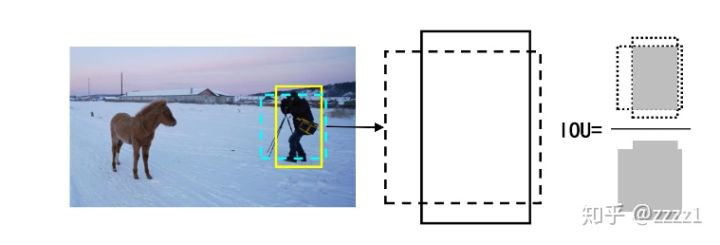
#> input picture Learning_the_COCO-master/images_/IoU.jpg, 720 x 245 px, given as the content of the folder Learning_the_COCO-master/images_/train2014, which was not available
$ python coco_chaos.py --input_dir Learning_the_COCO-master/images_ --output_dir out
#> lines starting #> are read from the running program, lines starting #| are printed output that depends on the picture; after the words box and inside, x2 and y2 are one past the last pixel; in counts of white or black regions, pixels touching at a corner belong together; pictures that were not available may be replaced by others from this repository, and a replacement may not be noted
import os
import cv2
import numpy as np
from PIL import Image
import random
import json
from pathlib import Path
import argparse


class MSCOCOImageProcessor:
    def __init__(self, base_dir, output_dir):
        """
        初始化图像处理器

        Args:
            base_dir: MSCOCO数据集根目录
            output_dir: 输出目录
        """
        self.base_dir = Path(base_dir)
        self.output_dir = Path(output_dir)

        # 创建输出目录结构
        for split in ['train2014', 'val2014', 'test2014']:
            (self.output_dir / split).mkdir(parents=True, exist_ok=True)
            (self.output_dir /
             f'{split}_occluded').mkdir(parents=True, exist_ok=True)
            (self.output_dir /
             f'{split}_noisy').mkdir(parents=True, exist_ok=True)
            (self.output_dir /
             f'{split}_rotated').mkdir(parents=True, exist_ok=True)

    def apply_occlusion(self, image, occlusion_ratio=0.2):
        """
        应用遮挡扰动（20%方块）

        Args:
            image: 输入图像
            occlusion_ratio: 遮挡比例

        Returns:
            遮挡后的图像
        """
        h, w = image.shape[:2]

        # 计算遮挡方块大小
        block_size = int(min(h, w) * occlusion_ratio)

        # 随机选择遮挡位置
        x = random.randint(0, w - block_size)
        y = random.randint(0, h - block_size)

        # 应用遮挡（用黑色方块遮挡）
        result = image.copy()
        result[y:y+block_size, x:x+block_size] = 0

        return result

    def apply_gaussian_noise(self, image, sigma=0.1):
        """
        应用高斯噪声

        Args:
            image: 输入图像
            sigma: 噪声标准差

        Returns:
            加噪后的图像
        """
        # 将图像转换为浮点型并归一化到[0,1]
        if image.dtype == np.uint8:
            image_float = image.astype(np.float32) / 255.0
        else:
            image_float = image.astype(np.float32)

        # 生成高斯噪声
        noise = np.random.normal(0, sigma, image_float.shape)

        # 添加噪声并限制在[0,1]范围内
        noisy_image = image_float + noise
        noisy_image = np.clip(noisy_image, 0, 1)

        # 转换回原始数据类型
        if image.dtype == np.uint8:
            return (noisy_image * 255).astype(np.uint8)
        else:
            return noisy_image.astype(image.dtype)

    def apply_rotation(self, image, max_angle=10):
        """
        应用旋转扰动（±10度）

        Args:
            image: 输入图像
            max_angle: 最大旋转角度

        Returns:
            旋转后的图像
        """
        h, w = image.shape[:2]
        center = (w // 2, h // 2)

        # 随机选择旋转角度
        angle = random.uniform(-max_angle, max_angle)

        # 创建旋转矩阵
        rotation_matrix = cv2.getRotationMatrix2D(center, angle, 1.0)

        # 应用旋转
        rotated_image = cv2.warpAffine(image, rotation_matrix, (w, h),
                                       borderMode=cv2.BORDER_REFLECT_101)

        return rotated_image

    def process_image(self, image_path, output_split_dir):
        """
        处理单张图像，生成三种扰动版本

        Args:
            image_path: 输入图像路径
            output_split_dir: 输出分割目录
        """
        try:
            # 读取图像
            image = cv2.imread(str(image_path))
            if image is None:
                print(f"无法读取图像: {image_path}")
                return

            # 获取文件名
            filename = image_path.name

            # 1. 应用遮挡
            occluded_image = self.apply_occlusion(image)
            cv2.imwrite(str(output_split_dir / 'occluded' /
                        filename), occluded_image)

            # 2. 应用高斯噪声（随机选择sigma值）
            sigma = random.choice([0.05, 0.1])
            noisy_image = self.apply_gaussian_noise(image, sigma)
            cv2.imwrite(
                str(output_split_dir / 'noisy' / filename), noisy_image)

            # 3. 应用旋转
            rotated_image = self.apply_rotation(image)
            cv2.imwrite(
                str(output_split_dir / 'rotated' / filename), rotated_image)

            print(f"已处理: {filename}")

        except Exception as e:
            print(f"处理图像 {image_path} 时出错: {str(e)}")

    def process_dataset(self, splits=['train2014', 'val2014', 'test2014']):
        """
        处理整个数据集

        Args:
            splits: 要处理的数据集分割
        """
        for split in splits:
            print(f"\n开始处理 {split} 分割...")

            # 输入和输出目录
            input_dir = self.base_dir / split
            output_split_dir = self.output_dir / split

            # 创建输出子目录
            for perturbation in ['occluded', 'noisy', 'rotated']:
                (output_split_dir / perturbation).mkdir(parents=True, exist_ok=True)

            # 处理所有图像
            image_files = list(input_dir.glob('*.jpg')) + \
                list(input_dir.glob('*.png'))

            if not image_files:
                print(f"在 {input_dir} 中未找到图像文件")
                continue

            print(f"找到 {len(image_files)} 张图像")

            for i, image_path in enumerate(image_files, 1):
                self.process_image(image_path, output_split_dir)

                # 每处理100张图像显示进度
                if i % 100 == 0:
                    print(f"已处理 {i}/{len(image_files)} 张图像")

            print(f"{split} 分割处理完成！")

    def create_processing_log(self, splits=['train2014', 'val2014', 'test2014']):
        """
        创建处理日志文件

        Args:
            splits: 处理的数据集分割
        """
        log_info = {
            'processing_date': '2025-11-24',
            'dataset': 'MSCOCO',
            'splits_processed': splits,
            'perturbations': {
                'occlusion': {
                    'type': 'square_block',
                    'ratio': 0.2,
                    'description': '20%方块遮挡'
                },
                'gaussian_noise': {
                    'type': 'gaussian',
                    'sigma_values': [0.05, 0.1],
                    'description': '高斯噪声，σ∈{0.05, 0.1}'
                },
                'rotation': {
                    'type': 'random_rotation',
                    'angle_range': '±10°',
                    'description': '随机旋转±10度'
                }
            }
        }

        # 保存日志文件
        with open(self.output_dir / 'processing_log.json', 'w', encoding='utf-8') as f:
            json.dump(log_info, f, indent=2, ensure_ascii=False)

        print(f"处理日志已保存到: {self.output_dir / 'processing_log.json'}")


def main():
    parser = argparse.ArgumentParser(description='MSCOCO图像扰动处理工具')
    parser.add_argument('--input_dir', type=str, required=True,
                        help='MSCOCO数据集根目录路径')
    parser.add_argument('--output_dir', type=str, required=True,
                        help='输出目录路径')
    parser.add_argument('--splits', nargs='+', default=['train2014', 'val2014', 'test2014'],
                        help='要处理的数据集分割 (默认: train2014 val2014 test2014)')

    args = parser.parse_args()

    # 创建处理器
    processor = MSCOCOImageProcessor(args.input_dir, args.output_dir)

    # 处理数据集
    processor.process_dataset(args.splits)
#> in process_image, image is the input picture: shape (245, 720, 3); mean B, G, R 230.1, 223.6, 219.1
#> in apply_occlusion, `result[y:y+block_size, x:x+block_size] = 0`:
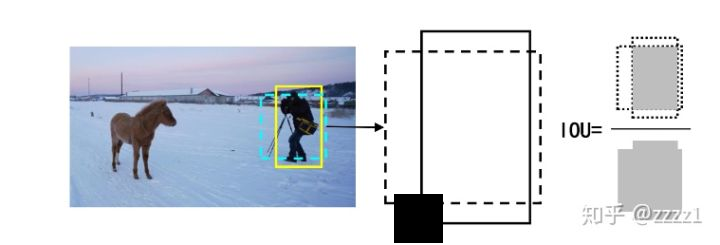
#> result: shape (245, 720, 3); 1.34% of pixels changed, all inside (x1, y1, x2, y2) = (394, 194, 443, 243)
#> in apply_gaussian_noise, `noisy_image = image_float + noise`:
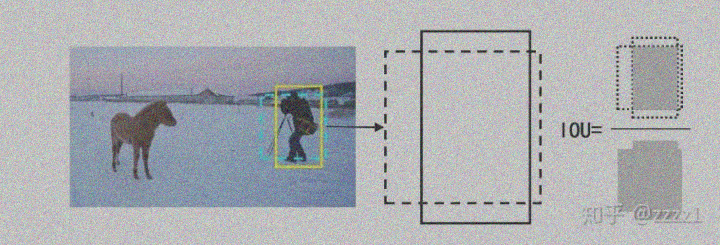
#> noisy_image: shape (245, 720, 3) float64; mean B, G, R 0.903, 0.877, 0.859; drawn with min black and max white
#> in apply_gaussian_noise, `noisy_image = np.clip(noisy_image, 0, 1)`:
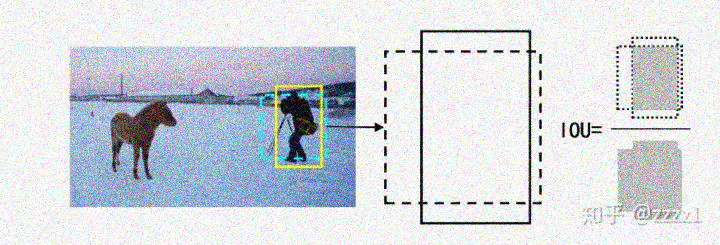
#> noisy_image: shape (245, 720, 3) float64; mean B, G, R 0.876, 0.851, 0.833
#> in apply_rotation, `rotated_image = cv2.warpAffine(image, rotation_matrix, (w, h), borderM..`:
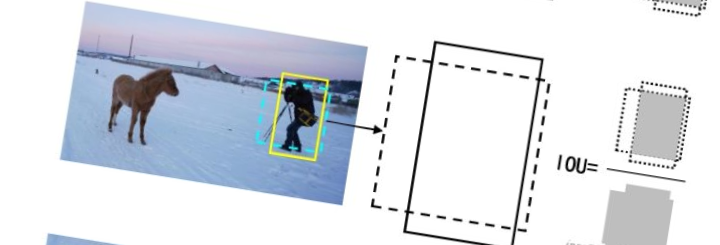
#> rotated_image: shape (245, 720, 3); mean B, G, R 230.4, 223.8, 219.2

    # 创建处理日志
    processor.create_processing_log(args.splits)

    print("\n所有图像处理完成！")
    print(f"输出目录: {args.output_dir}")
    print("\n输出结构:")
    for split in args.splits:
        print(f"  {split}/")
        print(f"    ├── occluded/    # 遮挡图像")
        print(f"    ├── noisy/       # 加噪图像")
        print(f"    └── rotated/     # 旋转图像")


if __name__ == "__main__":
    main()
